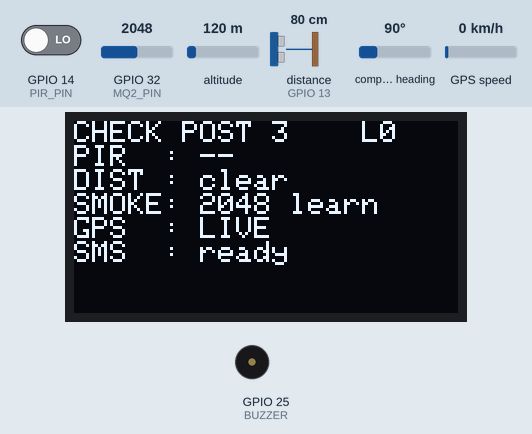
Simulated run of this program. Board: ESP32. On the bench: 128×64 one-colour display, buzzer (waves = sounding, pin HIGH). Wiring (inferred from the names in the program): ultrasonic range finder: trigger GPIO 27; echo GPIO 13. The test bench sets the inputs (shaded band); at power-on: distance to the obstacle (sensor on GPIO 13) 80 cm, GPIO 14 (PIR_PIN) LOW, GPIO 32 (MQ2_PIN) = 2048, altitude 120 m, compass heading 90°, GPS speed 0 km/h. The echo pulse lasts 58.3 µs per cm; the GPS gets a fix after 3 s at 37.7749, -122.4194 with 8 satellites; the modem accepts every AT command (registered, SIM ready, sends succeed) and sends nothing else; pins used as bus, display or sensor lines are not drawn; what the program prints to the serial monitor is not drawn.

Above: at 4.2 s.
4.3 s: distance to the obstacle (sensor on GPIO 13) set to 12 cm
At 5.7 s:
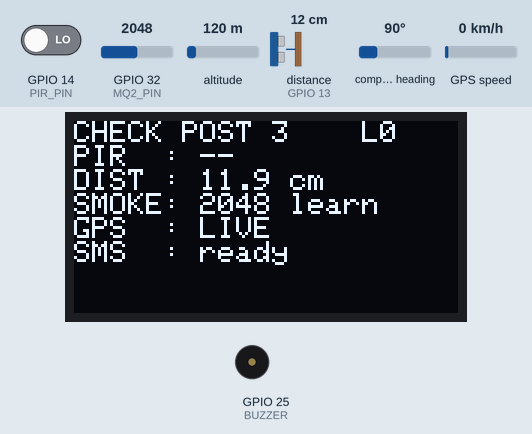
6.0 s: distance to the obstacle (sensor on GPIO 13) set to 9 cm
At 7.2 s:
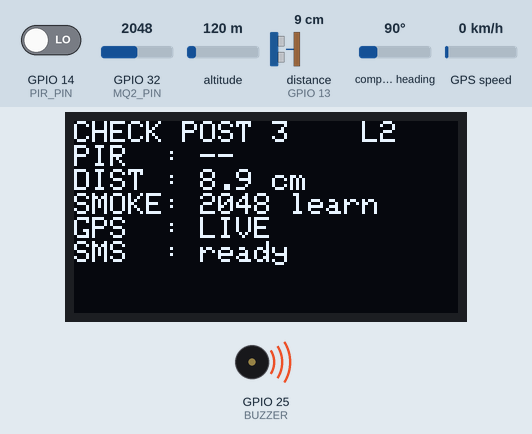
10.1 s: GPIO 14 (PIR_PIN) driven HIGH
At 10.8 s:
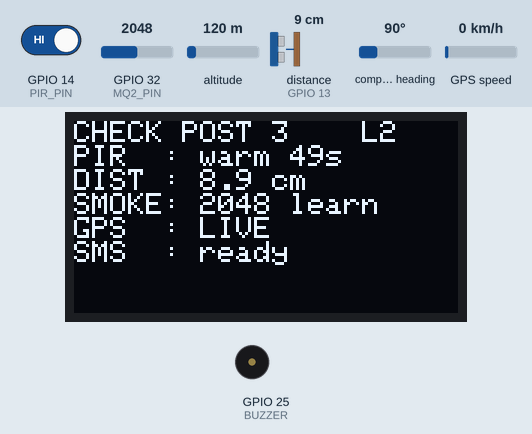
13.2 s: GPIO 32 (MQ2_PIN) set to 66
At 13.7 s:
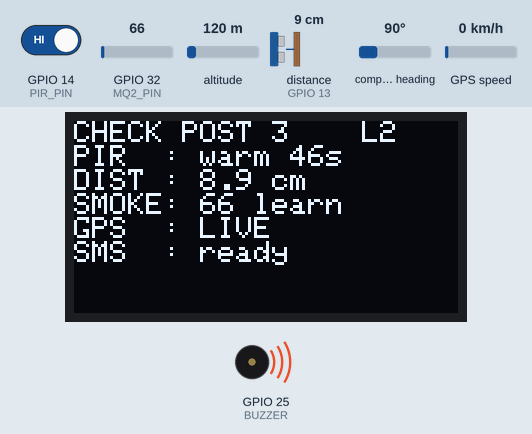
14.7 s: GPIO 32 (MQ2_PIN) set to 55
At 15.7 s:
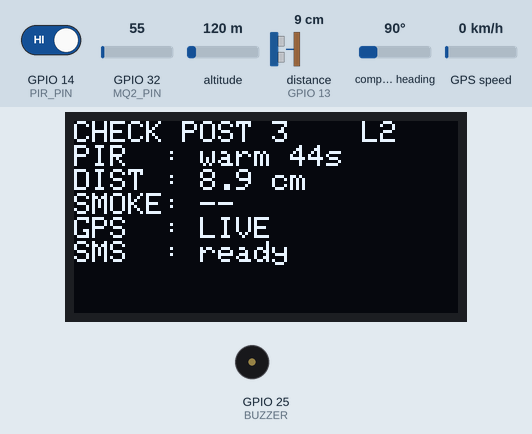
17.3 s: distance to the obstacle (sensor on GPIO 13) set to 7 cm
At 17.53 s:
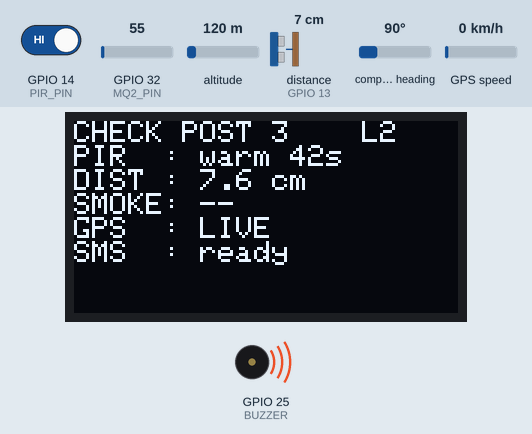
18.9 s: distance to the obstacle (sensor on GPIO 13) set to 4 cm
Timing chart, 0 to 21.9 s (numbered marks = the images above; inputs shaded):
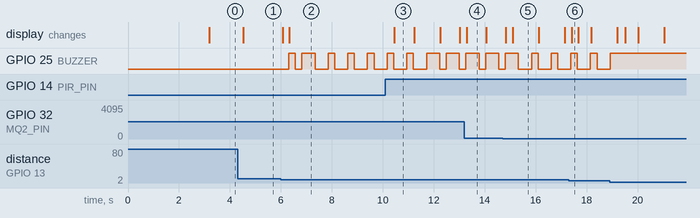

Measured:
- the behaviour switches between 11 and 10 cm on distance to the obstacle (sensor on GPIO 13) (found by bisection; images 1 and 2)
- the behaviour switches between 61 and 60 on GPIO 32 (MQ2_PIN) (found by bisection; images 4 and 5)
- after the input at 4.3 s, the display: changes after 0.23 s (image 1)
- after the input at 6.0 s, GPIO 25 (BUZZER): goes HIGH 0.26 s, LOW 0.26 s, HIGH 0.52 s, 3 × (LOW 0.51 s, HIGH 0.26 s), then LOW, starting after 0.31 s; the display: first changes after 0.08 s (image 2 shows a later state)
- after the input at 10.1 s, the display: changes after 0.35 s (image 3)
- after the input at 13.2 s, the display: changes after 0.09 s (image 4)
- after the input at 14.7 s, the display: first changes after 0.13 s (image 5 shows a later state)
- after the input at 17.3 s, the display: changes after 0.11 s (image 6)
- after the input at 18.9 s, GPIO 25 (BUZZER): goes on until 18.9 s, then stays HIGH

The program:

main.cpp
```cpp
// SABSTCN - CHECK POST 3 | ESP32 final firmware (sensors + GPS + SMS)
// Any sensor that is not connected shows "--" on the OLED and in the monitor.
#include <Arduino.h>
#include <Wire.h>
#include <Adafruit_GFX.h>
#include <Adafruit_SSD1306.h>
#include <TinyGPSPlus.h>

// ----- EDIT THESE -----
#define PHONE       "+91XXXXXXXXXX"  // number that receives the SMS
#define STORED_LAT  26.2170          // fixed post / college position (Google Maps)
#define STORED_LNG  78.1828
#define PIR_WARM_MS 60000            // use 10000 for quick tests, 60000 for the demo
#define WIFI_SSID "vivo 1920"
#define WIFI_PASS "satwik12345"
#define PREFIX    "sabstcn-482/cp3"

// ----- Pins -----
#define PIR_PIN 14
#define TRIG    27
\


#define ECHO    13
#define MQ2_PIN 32
#define BUZZER  25
#define GPS_RX  16   // GPS TX -> D16
#define GPS_TX  17   // GPS RX -> D17
#define SIM_RX  26   // SIM800L TX -> D26
#define SIM_TX  33   // SIM800L RX -> D33

// ----- Thresholds -----
#define PIR_HOLD_MS 12000   // MOTION stays steady for 12 s (stops flicker)
#define NEAR_CM     10      // L2: object 5-10 cm
#define CLOSE_CM    5       // L3: object under 5 cm
#define SMOKE_DELTA 250     // rise above clean-air baseline = smoke
#define LEARN_MS    30000   // MQ-2 learns clean air for 30 s
#define SMS_GAP_MS  60000   // one SMS per minute at most

Adafruit_SSD1306 oled(128, 64, &Wire, -1);
TinyGPSPlus gps;
HardwareSerial gpsSerial(1), sim(2);
bool oledOK, pirSeen, mqOn, simOK, simNet;
float base;
unsigned long mqT, pirHigh, smsT, oledT, simT;
const char* lastSms = "ready";

bool initOLED() {
  if (!oled.begin(SSD1306_SWITCHCAPVCC, 0x3C)) return false;
  oled.setTextSize(1); oled.setTextColor(WHITE);
  return true;
}

float readDist() {                       // -1 = no valid echo (missing or out of range)
  float sum = 0; int ok = 0;
  for (int i = 0; i < 3; i++) {
    digitalWrite(TRIG, LOW);  delayMicroseconds(2);
    digitalWrite(TRIG, HIGH); delayMicroseconds(10);
    digitalWrite(TRIG, LOW);
    long t = pulseIn(ECHO, HIGH, 25000);
    float d = t * 0.034 / 2;
    if (t > 0 && d >= 2 && d <= 400) { sum += d; ok++; }
    delay(15);
  }
  return ok >= 2 ? sum / ok : -1;
}

int readSmoke() {
  long s = 0;
  for (int i = 0; i < 16; i++) { s += analogRead(MQ2_PIN); delay(2); }
  return s / 16;
}

void feedGPS(unsigned long ms) {         // keeps the GPS parser fed while waiting
  unsigned long st = millis();
  while (millis() - st < ms) while (gpsSerial.available()) gps.encode(gpsSerial.read());
}

String readUntil(const char* tok, unsigned long ms) {
  String r; unsigned long st = millis();
  while (millis() - st < ms) {
    while (sim.available()) r += (char)sim.read();
    while (gpsSerial.available()) gps.encode(gpsSerial.read());
    if (r.indexOf(tok) >= 0 || r.indexOf("ERROR") >= 0) break;
  }
  return r;
}

String at(const char* cmd, const char* tok, unsigned long ms) {
  while (sim.available()) sim.read();
  sim.println(cmd);
  return readUntil(tok, ms);
}

void simCheck() {                        // module present? registered on the network?
  simOK = at("AT", "OK", 800).indexOf("OK") >= 0;
  String r = simOK ? at("AT+CREG?", "OK", 1000) : String("");
  simNet = simOK && (r.indexOf(",1") >= 0 || r.indexOf(",5") >= 0);
}

bool sendSMS(const String& msg) {
  if (!simOK || !simNet) return false;
  at("AT+CMGF=1", "OK", 1000);
  sim.print("AT+CMGS=\""); sim.print(PHONE); sim.println("\"");
  if (readUntil(">", 3000).indexOf(">") < 0) return false;
  sim.print(msg); sim.write(26);
  return readUntil("+CMGS", 12000).indexOf("+CMGS") >= 0;
}

const char* smsTxt() { return !simOK ? "--" : !simNet ? "no net" : lastSms; }

void setup() {
  Serial.begin(115200);
  pinMode(PIR_PIN, INPUT_PULLDOWN);      // missing PIR reads 0, never noise
  pinMode(ECHO, INPUT_PULLDOWN);
  pinMode(TRIG, OUTPUT);
  pinMode(BUZZER, OUTPUT); digitalWrite(BUZZER, LOW);
  gpsSerial.setRxBufferSize(1024);
  gpsSerial.begin(9600, SERIAL_8N1, GPS_RX, GPS_TX);
  sim.begin(9600, SERIAL_8N1, SIM_RX, SIM_TX);
  oledOK = initOLED();
  if (oledOK) { oled.clearDisplay(); oled.setCursor(0, 20); oled.println("  SABSTCN  POST 3"); oled.println("  starting..."); oled.display(); }
  delay(3000);                           // SIM800L needs ~3 s to boot
  simCheck();
  Serial.println("CHECK POST 3 started");
}

void loop() {
  if (!oledOK && millis() - oledT > 3000) { oledT = millis(); oledOK = initOLED(); }

  // PIR: cannot be auto-detected, so it shows "--" until it has been seen working
  bool warm = millis() < PIR_WARM_MS;
  if (digitalRead(PIR_PIN)) { pirSeen = true; if (!warm) pirHigh = millis(); }
  bool pir = pirHigh && millis() - pirHigh < PIR_HOLD_MS;

  // Ultrasonic
  float d = readDist();
  bool usOK = d > 0;

  // MQ-2 (learns clean-air baseline first; a reading under 60 means "not connected")
  int s = readSmoke();
  bool learning = false, hit = false;
  if (s <= 60) mqOn = false;
  else {
    if (!mqOn) { mqOn = true; mqT = millis(); base = s; }
    if (millis() - mqT < LEARN_MS) { base = s; learning = true; }
    else { hit = (s - base) >= SMOKE_DELTA; if (!hit) base += (s - base) * 0.005; }
  }

  // Threat level
  bool nearObj = usOK && d <= NEAR_CM;
  int t = (pir || hit) ? 1 : 0;
  if (nearObj)              t = 2;
  if (usOK && d < CLOSE_CM) t = 3;
  if (nearObj && hit)       t = 4;
  digitalWrite(BUZZER, t >= 3 || (t == 2 && (millis() / 400) % 2));

  // Position: live GPS if it has a fix, otherwise the stored post position
  bool gpsWired = gps.charsProcessed() > 10;
  bool live = gps.location.isValid() && gps.location.age() < 10000;
  double la = live ? gps.location.lat() : STORED_LAT;
  double lo = live ? gps.location.lng() : STORED_LNG;

  if (t < 3 && millis() - simT > (simNet ? 60000UL : 20000UL)) { simT = millis(); simCheck(); }
  bool doSms = t >= 3 && (!smsT || millis() - smsT > SMS_GAP_MS);
  if (doSms) lastSms = "sending";

  // OLED
  if (oledOK) {
    oled.invertDisplay(t >= 3);
    oled.clearDisplay(); oled.setCursor(0, 0);
    oled.printf("CHECK POST 3    L%d\n", t);
    if (!pirSeen)  oled.println("PIR  : --");
    else if (warm) oled.printf("PIR  : warm %lus\n", (PIR_WARM_MS - millis()) / 1000);
    else           oled.printf("PIR  : %s\n", pir ? "MOTION" : "clear");
    if (!usOK)       oled.println("DIST : --");
    else if (d > 50) oled.println("DIST : clear");
    else             oled.printf("DIST : %.1f cm\n", d);
    if (!mqOn) oled.println("SMOKE: --");
    else       oled.printf("SMOKE: %d %s\n", s, learning ? "learn" : hit ? "DANGER" : "ok");
    oled.printf("GPS  : %s\n", !gpsWired ? "--" : live ? "LIVE" : "no fix");
    oled.printf("SMS  : %s\n", smsTxt());
    if (t >= 3) oled.printf("%.4f,%.4f", la, lo);
    oled.display();
  }

  // Serial log
  Serial.print("PIR:");   Serial.print(!pirSeen ? "--" : warm ? "warm" : pir ? "1" : "0");
  Serial.print(" D:");    if (usOK) Serial.print(d, 1); else Serial.print("--");
  Serial.print(" S:");    if (mqOn) Serial.print(s); else Serial.print("--");
  Serial.print(" GPS:");  Serial.print(!gpsWired ? "--" : live ? "LIVE" : "nofix");
  Serial.print(" SMS:");  Serial.print(smsTxt());
  Serial.print(" T:L");   Serial.println(t);

  // SMS alert (L3 / L4)
  if (doSms) {
    smsT = millis();
    String m = String("CHECKPOST-3 ALERT L") + String(t) + (live ? " [LIVE] " : " [STORED] ")
             + "https://maps.google.com/?q=" + String(la, 6) + "," + String(lo, 6);
    lastSms = sendSMS(m) ? "SENT" : "FAIL";
    Serial.print("ALERT "); Serial.println(lastSms);
  }
  feedGPS(150);
}
```
